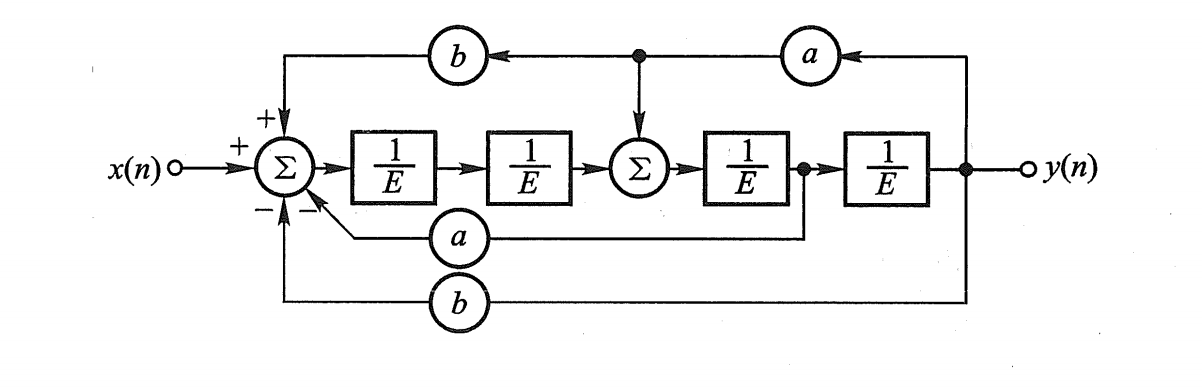
%> input picture 65.png, 1202 x 391 px
$ octave mainflowchart.m   (GNU Octave 9; MATLAB toolbox functions it lacks are replaced by stand-ins)
%> lines starting %> are read from the running program, lines starting %| are printed output that depends on the picture; in (x1, y1, x2, y2) boxes, pixels count from 0 and x2, y2 are one past the last pixel; in counts of white or black regions, pixels touching at a corner belong together; the program's own positions count from 1
%> further down, I is the input picture: size 391x1202x3 uint8; min 0, max 255, mean 243.5
### preprocessing.m
function BW =  preprocessing(I)
% I=imresize(I,1.5);
BW1=rgb2gray(I);
thresh = graythresh(BW1);
%> thresh = 0.549
BW2 = imbinarize(BW1,thresh);
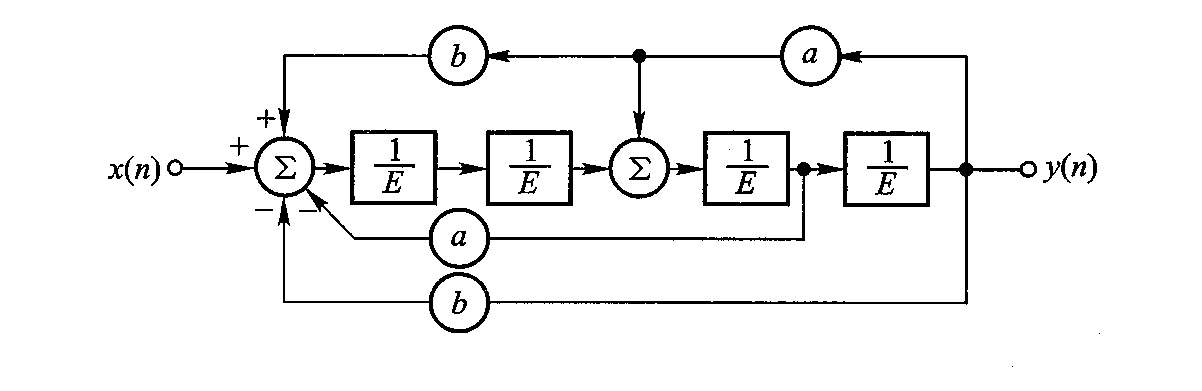
%> BW2: size 391x1202 logical; 95.3% white; 34 black regions (3 under 20 px), largest, box (x1, y1, x2, y2) and area: (167, 25, 1037, 333) 18487, (735, 171, 757, 194) 200, (629, 157, 651, 180) 184
BW2=~BW2;
% se=strel('disk',1);
% BW2=imclose(BW2,se);
BW2=bwareaopen(BW2,30,8);
BW=BW2;

### textseparate.m
function graphic = textseparate(BW)
[L,num]=bwlabel(BW,8);
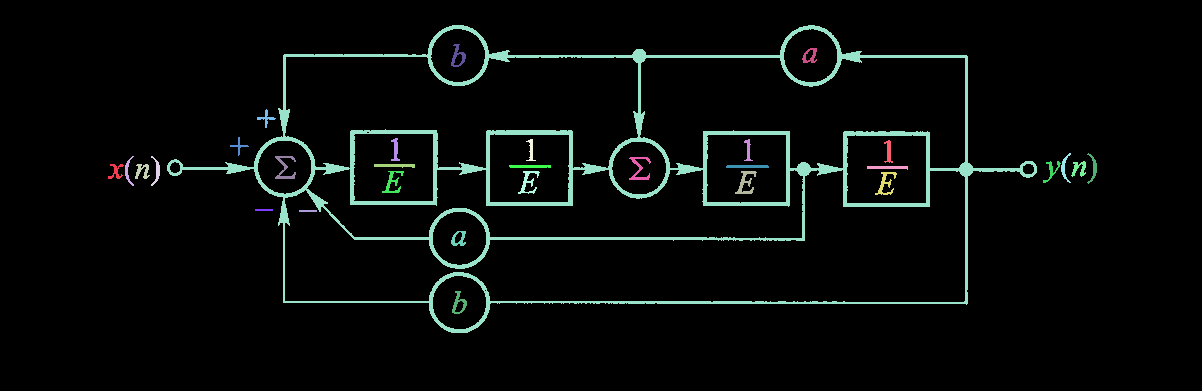
%> L: size 391x1202 double; 32 distinct labels, from 0 to 31; one colour per label, 0 black
%> num = 31
for i=1:num
    [r,c]=find(L==i);
    for x=1:size(r)
       COPY(r(x,1),c(x,1))=1;
    end
    sumi=sum(COPY(:));
    sums(i,1)=sumi;
end
%> this loop made 31 passes
%> sumi on passes 1 to 12: 99, 185, 305, 401, 18888, 18959, 18995, 19085, 19264, 19300, 19427, 19599
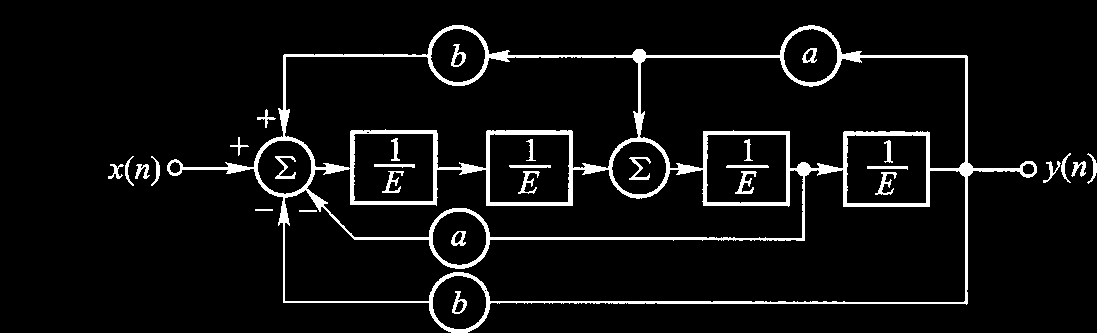
%> COPY: size 333x1097 double; values 0 (black) and 1 (white), 6% white; 31 white regions, largest, box (x1, y1, x2, y2) and area: (167, 25, 1037, 333) 18487, (735, 171, 757, 194) 200, (629, 157, 651, 180) 184
%> after the loop, sums = 31 values from 99 to 22037
maxs=max(sums);                    %计算所有连通域的最大值
%> maxs = 22037
u=round(0.05*maxs);                %系数取0.05
%> u = 1102
graphic = bwareaopen(BW,u,8);
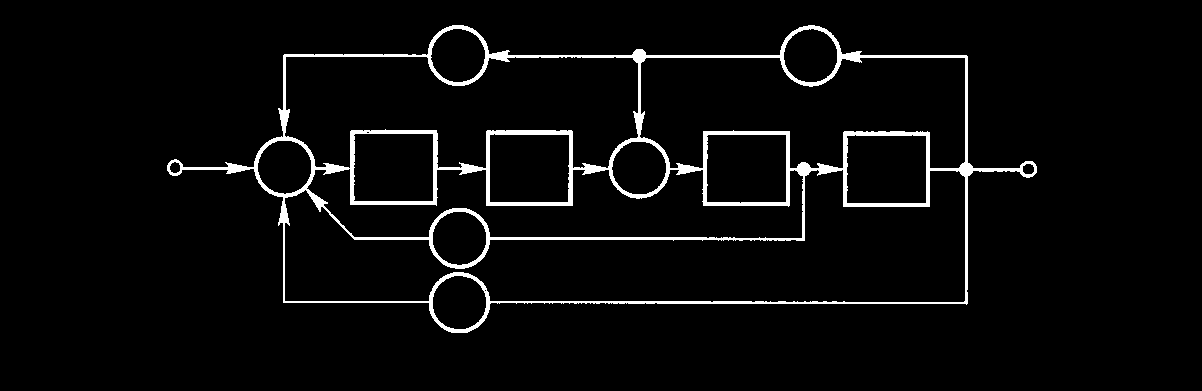
%> graphic: size 391x1202 logical; 3.9% white; 1 white region, box (x1, y1, x2, y2) and area: (167, 25, 1037, 333) 18487

### thin.m
function thinGraphic=thin(graphic)

se=strel('disk',7);
B=imdilate(graphic,se);
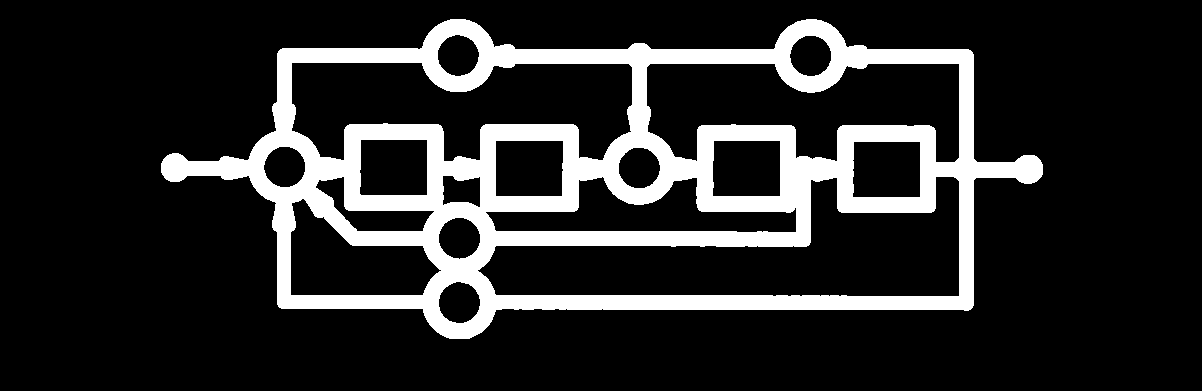
%> B: size 391x1202 logical; 16.4% white; 1 white region, box (x1, y1, x2, y2) and area: (161, 19, 1043, 339) 76934

B=~B;
[A,B]=zhang(B);
se1=strel('disk',7);
B=imerode(B,se1);
se2=strel('disk',5);
B=imerode(B,se2);
[A,B]=zhang(B);
B=thinner(B);
thinGraphic=B;

### zhang.m
function [A,M]=zhang(filename)

% A=imread (filename) ;
% A=im2bw (A,0.8);
A=filename;
I=~A ;
[m n]=size (I) ;
%> m = 391; n = 1202
%Zhang Quick Method
for nc=1:60
for i=1:m
    for j=1:n
        if I(i,j)==0
            M(i,j)=0;
        else
            P(1)=I(i,j) ;
            if i-1>0
                P(2) = I(i-1,j) ;
            else
                P(2) = 0 ;
            end
            if (j+1)<=n & (i-1)>0
                P(3) = I(i-1,j+1) ;
            else
                P(3) = 0 ;
            end
            if (j+1)<=n
                P(4) = I(i,j+1) ;
            else
                P(4) = 0 ;
            end
            if (i+1)<=m & (j+1)<=n
                P(5) = I(i+1,j+1) ;
            else
                P(5) = 0 ;
            end
            if (i+1)<=m
                P(6)= I(i+1,j) ;
            else
                P(6) = 0 ;
            end
            if (j-1)>0 & (i+1)<=m
                P(7) = I(i+1,j-1) ;
            else
                P(7) = 0 ;
            end
            if (j-1)>0
                P(8) = I(i,j-1) ;
            else
                P(8) = 0 ;
            end
            if (i-1)>0 & (j-1)>0
                P(9) = I(i-1,j-1) ;
            else
                P(9) = 0 ;
            end
            P(10)=P(1) ;
            Np1=sum(P(2:9)) ;
            Sp1=0;
            Sp1=abs(P(9)-P(2)) ;
            for t=2:8
                 Sp1=Sp1+abs(P(t)-P(t+1));
            end
            Sp1=Sp1/2 ;
            if mod(nc,2)~=0
             if (Np1>=2) & (Np1<=6) & (Sp1==1) & (P(2)*P(4)*P(6)==0) & (P(4)*P(6)*P(8)==0)
                   M(i,j) = 0 ;
              else
                   M(i,j) = 1 ;
               end
            else
             if Np1>=2 & Np1<=6 & Sp1==1 & P(2)*P(4)*P(8)==0 & P(2)*P(6)*P(8)==0
                   M(i,j) = 0 ;
              else
                   M(i,j) = 1 ;
              end

            end

        end
    end
end
I=M;
end
M=~M;

end

### mainflowchart.m
clc;
clear;
tic;
I=imread('65.png');                                      %读取原图
BW=preprocessing(I);                                     %预处理
graphic=textseparate(BW);                                %去字符
% figure,imshow(graphic);
%> (the run ends here)
